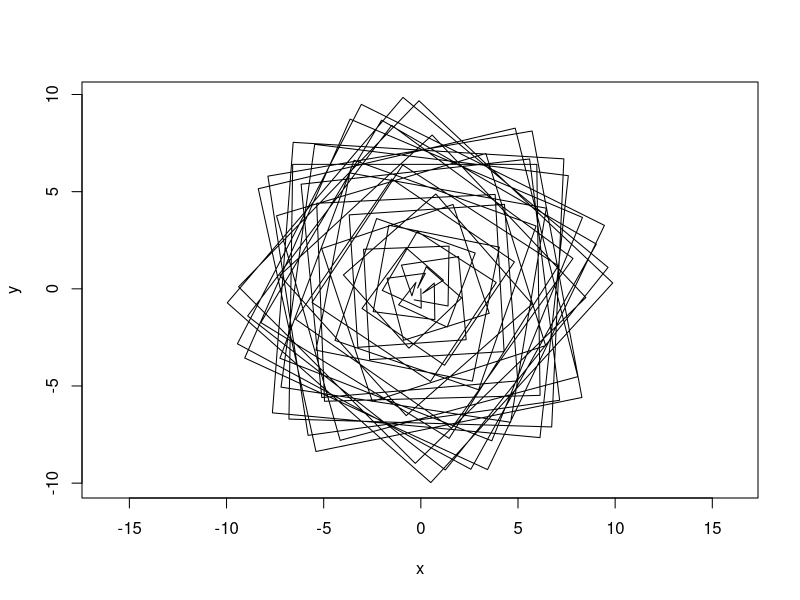

The R source for this figure:
#Zad.4.

Krzywa=function(r_0=1,omega=1,k=1){
  t=seq(from=0,to=2*pi,by=0.05)
  plot(r_0*sin(k*t)*cos(omega*t),r_0*sin(k*t)*sin(omega*t),xlab="x",ylab="y",type='l',asp = 1)
}
Krzywa(r=10,omega=-31,k=2)
